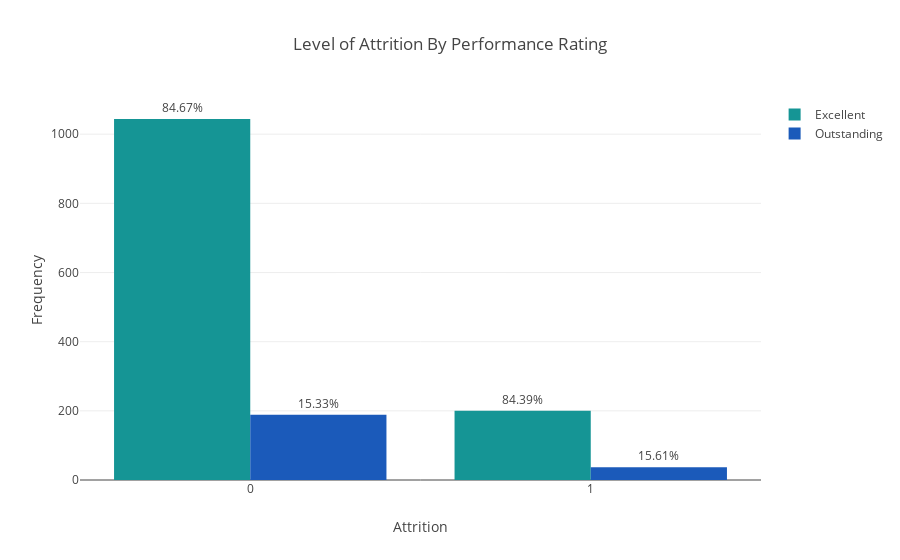

Notebook source saved alongside this figure:
### Code cell
trace1 = go.Bar(
    x= data[data['PerformanceRating'] == 1]['Attrition'].value_counts().index,
    y= data[data['PerformanceRating'] == 1]['Attrition'].value_counts(),
    name= 'Low',
    marker = dict(color=['#1bba8a', '#1bba8a'])
)

trace2 = go.Bar(
    x= data[data['PerformanceRating'] == 2]['Attrition'].value_counts().index,
    y= data[data['PerformanceRating'] == 2]['Attrition'].value_counts(),
    name= 'Good',
    marker = dict(color=['#1877a8', '#1877a8'])
)

trace3 = go.Bar(
    x= data[data['PerformanceRating'] == 3]['Attrition'].value_counts().index,
    y= data[data['PerformanceRating'] == 3]['Attrition'].value_counts(),
    text = ('{}%'.format(round(data[data['PerformanceRating'] == 3]['Attrition'].value_counts().iloc[0]/
                               sum(data[data['Attrition'] == 0]['PerformanceRating'].value_counts())*100, 2)), 
            '{}%'.format(round(data[data['PerformanceRating'] == 3]['Attrition'].value_counts().iloc[1]/
                               sum(data[data['Attrition'] == 1]['PerformanceRating'].value_counts())*100, 2))
           ),
    textposition = 'outside',
    name= 'Excellent',
    marker = dict(color=['#159595', '#159595'])
)

trace4 = go.Bar(
    x= data[data['PerformanceRating'] == 4]['Attrition'].value_counts().index,
    y= data[data['PerformanceRating'] == 4]['Attrition'].value_counts(),
    text = ('{}%'.format(round(data[data['PerformanceRating'] == 4]['Attrition'].value_counts().iloc[0]/
                               sum(data[data['Attrition'] == 0]['PerformanceRating'].value_counts())*100, 2)), 
            '{}%'.format(round(data[data['PerformanceRating'] == 4]['Attrition'].value_counts().iloc[1]/
                               sum(data[data['Attrition'] == 1]['PerformanceRating'].value_counts())*100, 2))
           ),
    textposition = 'outside',
    name= 'Outstanding',
    marker = dict(color=['#1B5ABA', '#1B5ABA'])
)

layout = go.Layout(
    barmode='group',
    title = 'Level of Attrition By Performance Rating',
    xaxis = dict(title='Attrition'),
    yaxis = dict(title='Frequency')
)

fig = dict(data=[trace1, trace2, trace3, trace4], layout=layout)
py.iplot(fig)

### Figure 1 — Plotly figure (JSON) as saved in the notebook; plotly's stock layout.template omitted (floating-point values rounded to 4 significant figures)
{"data": [{"marker": {"color": ["#1bba8a", "#1bba8a"]}, "name": "Low", "type": "bar", "uid": "46a12459-e12e-4bec-bedb-7ef7f77f8e18", "x": [], "y": []}, {"marker": {"color": ["#1877a8", "#1877a8"]}, "name": "Good", "type": "bar", "uid": "2321f424-e949-49f5-aaf4-88cee4b8bf71", "x": [], "y": []}, {"marker": {"color": ["#159595", "#159595"]}, "name": "Excellent", "text": ["84.67%", "84.39%"], "textposition": "outside", "type": "bar", "uid": "0bd525b9-cdcb-48d5-b9ce-8cd5bbaa86f3", "x": [0, 1], "y": [1044, 200]}, {"marker": {"color": ["#1B5ABA", "#1B5ABA"]}, "name": "Outstanding", "text": ["15.33%", "15.61%"], "textposition": "outside", "type": "bar", "uid": "2749e3b2-9135-42bc-8e75-41b162acf6a1", "x": [0, 1], "y": [189, 37]}], "layout": {"barmode": "group", "title": {"text": "Level of Attrition By Performance Rating"}, "xaxis": {"title": {"text": "Attrition"}}, "yaxis": {"title": {"text": "Frequency"}}}}
